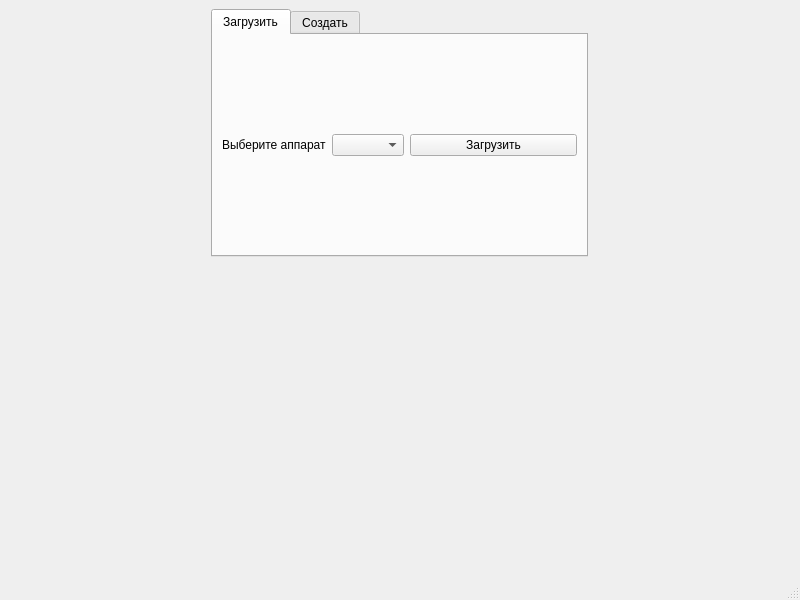
<?xml version="1.0" encoding="UTF-8"?>
<ui version="4.0">
 <class>AirWindow</class>
 <widget class="QMainWindow" name="AirWindow">
  <property name="geometry">
   <rect>
    <x>0</x>
    <y>0</y>
    <width>800</width>
    <height>600</height>
   </rect>
  </property>
  <property name="windowTitle">
   <string>MainWindow</string>
  </property>
  <widget class="QWidget" name="centralwidget">
   <layout class="QVBoxLayout" name="verticalLayout_3">
    <item>
     <layout class="QVBoxLayout" name="verticalLayout_2">
      <item>
       <layout class="QHBoxLayout" name="horizontalLayout_2">
        <item>
         <widget class="QTabWidget" name="tabWidget">
          <property name="minimumSize">
           <size>
            <width>377</width>
            <height>248</height>
           </size>
          </property>
          <property name="maximumSize">
           <size>
            <width>377</width>
            <height>248</height>
           </size>
          </property>
          <property name="currentIndex">
           <number>0</number>
          </property>
          <widget class="QWidget" name="tab">
           <attribute name="title">
            <string>Загрузить</string>
           </attribute>
           <layout class="QHBoxLayout" name="horizontalLayout_10">
            <item>
             <layout class="QHBoxLayout" name="horizontalLayout_9">
              <item>
               <widget class="QLabel" name="label_7">
                <property name="text">
                 <string>Выберите аппарат</string>
                </property>
               </widget>
              </item>
              <item>
               <widget class="QComboBox" name="airBox"/>
              </item>
             </layout>
            </item>
            <item>
             <widget class="QPushButton" name="loadingButton">
              <property name="text">
               <string>Загрузить</string>
              </property>
             </widget>
            </item>
           </layout>
          </widget>
          <widget class="QWidget" name="tab_2">
           <attribute name="title">
            <string>Создать</string>
           </attribute>
           <layout class="QVBoxLayout" name="verticalLayout">
            <item>
             <layout class="QHBoxLayout" name="horizontalLayout_3">
              <item>
               <widget class="QLabel" name="label">
                <property name="text">
                 <string>Название аппарата</string>
                </property>
               </widget>
              </item>
              <item>
               <widget class="QLineEdit" name="nameEdit">
                <property name="minimumSize">
                 <size>
                  <width>209</width>
                  <height>22</height>
                 </size>
                </property>
                <property name="maximumSize">
                 <size>
                  <width>209</width>
                  <height>22</height>
                 </size>
                </property>
               </widget>
              </item>
             </layout>
            </item>
            <item>
             <layout class="QHBoxLayout" name="horizontalLayout_4">
              <item>
               <widget class="QLabel" name="label_2">
                <property name="text">
                 <string>Длина аппарата</string>
                </property>
               </widget>
              </item>
              <item>
               <widget class="QLineEdit" name="longEdit">
                <property name="minimumSize">
                 <size>
                  <width>209</width>
                  <height>22</height>
                 </size>
                </property>
                <property name="maximumSize">
                 <size>
                  <width>209</width>
                  <height>22</height>
                 </size>
                </property>
               </widget>
              </item>
             </layout>
            </item>
            <item>
             <layout class="QHBoxLayout" name="horizontalLayout_5">
              <item>
               <widget class="QLabel" name="label_3">
                <property name="text">
                 <string>Взлетный вес аппарата</string>
                </property>
               </widget>
              </item>
              <item>
               <widget class="QLineEdit" name="weightEdit">
                <property name="minimumSize">
                 <size>
                  <width>209</width>
                  <height>22</height>
                 </size>
                </property>
                <property name="maximumSize">
                 <size>
                  <width>209</width>
                  <height>22</height>
                 </size>
                </property>
               </widget>
              </item>
             </layout>
            </item>
            <item>
             <layout class="QHBoxLayout" name="horizontalLayout_7">
              <item>
               <widget class="QLabel" name="label_5">
                <property name="text">
                 <string>Скорость полета аппарата</string>
                </property>
               </widget>
              </item>
              <item>
               <widget class="QLineEdit" name="speedEdit">
                <property name="minimumSize">
                 <size>
                  <width>209</width>
                  <height>22</height>
                 </size>
                </property>
                <property name="maximumSize">
                 <size>
                  <width>209</width>
                  <height>22</height>
                 </size>
                </property>
               </widget>
              </item>
             </layout>
            </item>
            <item>
             <layout class="QHBoxLayout" name="horizontalLayout_8">
              <item>
               <widget class="QLabel" name="label_6">
                <property name="text">
                 <string>Картинка</string>
                </property>
               </widget>
              </item>
              <item>
               <widget class="QLineEdit" name="photEdit">
                <property name="minimumSize">
                 <size>
                  <width>209</width>
                  <height>22</height>
                 </size>
                </property>
                <property name="maximumSize">
                 <size>
                  <width>209</width>
                  <height>22</height>
                 </size>
                </property>
               </widget>
              </item>
              <item>
               <widget class="QPushButton" name="loadingPhotButton">
                <property name="text">
                 <string>Загрузить</string>
                </property>
               </widget>
              </item>
             </layout>
            </item>
            <item>
             <widget class="QPushButton" name="creatButton">
              <property name="text">
               <string>Создать</string>
              </property>
             </widget>
            </item>
           </layout>
          </widget>
         </widget>
        </item>
       </layout>
      </item>
      <item>
       <spacer name="verticalSpacer">
        <property name="orientation">
         <enum>Qt::Vertical</enum>
        </property>
        <property name="sizeHint" stdset="0">
         <size>
          <width>20</width>
          <height>40</height>
         </size>
        </property>
       </spacer>
      </item>
      <item>
       <layout class="QHBoxLayout" name="horizontalLayout_11"/>
      </item>
     </layout>
    </item>
   </layout>
  </widget>
  <widget class="QMenuBar" name="menubar">
   <property name="geometry">
    <rect>
     <x>0</x>
     <y>0</y>
     <width>800</width>
     <height>20</height>
    </rect>
   </property>
  </widget>
  <widget class="QStatusBar" name="statusbar"/>
 </widget>
 <resources/>
 <connections/>
</ui>
